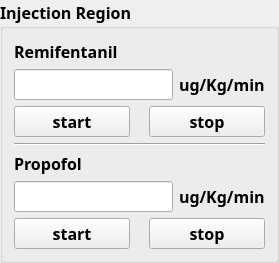
           <widget class="QGroupBox" name="maintain_groupBox">
            <property name="font">
             <font>
              <family>华文新魏</family>
              <pointsize>12</pointsize>
              <weight>75</weight>
              <bold>true</bold>
             </font>
            </property>
            <property name="title">
             <string>Injection Region</string>
            </property>
            <layout class="QGridLayout" name="gridLayout_7">
             <item row="0" column="0">
              <layout class="QVBoxLayout" name="verticalLayout_13">
               <item>
                <layout class="QVBoxLayout" name="verticalLayout_11">
                 <item>
                  <widget class="QLabel" name="label">
                   <property name="text">
                    <string>Remifentanil</string>
                   </property>
                  </widget>
                 </item>
                 <item>
                  <layout class="QHBoxLayout" name="horizontalLayout_18">
                   <item>
                    <widget class="QLineEdit" name="remi_lineEdit">
                     <property name="sizePolicy">
                      <sizepolicy hsizetype="Fixed" vsizetype="Fixed">
                       <horstretch>0</horstretch>
                       <verstretch>0</verstretch>
                      </sizepolicy>
                     </property>
                    </widget>
                   </item>
                   <item>
                    <widget class="QLabel" name="label_2">
                     <property name="font">
                      <font>
                       <pointsize>12</pointsize>
                      </font>
                     </property>
                     <property name="text">
                      <string>ug/Kg/min</string>
                     </property>
                    </widget>
                   </item>
                  </layout>
                 </item>
                 <item>
                  <layout class="QHBoxLayout" name="horizontalLayout_19">
                   <item>
                    <widget class="QPushButton" name="remistart_Button">
                     <property name="font">
                      <font>
                       <pointsize>12</pointsize>
                      </font>
                     </property>
                     <property name="text">
                      <string>start</string>
                     </property>
                    </widget>
                   </item>
                   <item>
                    <spacer name="horizontalSpacer_30">
                     <property name="orientation">
                      <enum>Qt::Horizontal</enum>
                     </property>
                     <property name="sizeType">
                      <enum>QSizePolicy::Fixed</enum>
                     </property>
                     <property name="sizeHint" stdset="0">
                      <size>
                       <width>13</width>
                       <height>20</height>
                      </size>
                     </property>
                    </spacer>
                   </item>
                   <item>
                    <widget class="QPushButton" name="remistop_Button">
                     <property name="font">
                      <font>
                       <pointsize>12</pointsize>
                      </font>
                     </property>
                     <property name="text">
                      <string>stop</string>
                     </property>
                    </widget>
                   </item>
                  </layout>
                 </item>
                </layout>
               </item>
               <item>
                <widget class="Line" name="line_5">
                 <property name="orientation">
                  <enum>Qt::Horizontal</enum>
                 </property>
                </widget>
               </item>
               <item>
                <layout class="QVBoxLayout" name="verticalLayout_12">
                 <item>
                  <widget class="QLabel" name="label_3">
                   <property name="text">
                    <string>Propofol</string>
                   </property>
                  </widget>
                 </item>
                 <item>
                  <layout class="QHBoxLayout" name="horizontalLayout_20">
                   <item>
                    <widget class="QLineEdit" name="pro_lineEdit">
                     <property name="sizePolicy">
                      <sizepolicy hsizetype="Fixed" vsizetype="Fixed">
                       <horstretch>0</horstretch>
                       <verstretch>0</verstretch>
                      </sizepolicy>
                     </property>
                    </widget>
                   </item>
                   <item>
                    <widget class="QLabel" name="label_4">
                     <property name="font">
                      <font>
                       <pointsize>12</pointsize>
                      </font>
                     </property>
                     <property name="text">
                      <string>ug/Kg/min</string>
                     </property>
                    </widget>
                   </item>
                  </layout>
                 </item>
                 <item>
                  <layout class="QHBoxLayout" name="horizontalLayout_21">
                   <item>
                    <widget class="QPushButton" name="prostart_Button">
                     <property name="font">
                      <font>
                       <pointsize>12</pointsize>
                      </font>
                     </property>
                     <property name="text">
                      <string>start</string>
                     </property>
                    </widget>
                   </item>
                   <item>
                    <spacer name="horizontalSpacer_31">
                     <property name="orientation">
                      <enum>Qt::Horizontal</enum>
                     </property>
                     <property name="sizeType">
                      <enum>QSizePolicy::Fixed</enum>
                     </property>
                     <property name="sizeHint" stdset="0">
                      <size>
                       <width>13</width>
                       <height>20</height>
                      </size>
                     </property>
                    </spacer>
                   </item>
                   <item>
                    <widget class="QPushButton" name="prostop_Button">
                     <property name="font">
                      <font>
                       <pointsize>12</pointsize>
                      </font>
                     </property>
                     <property name="text">
                      <string>stop</string>
                     </property>
                    </widget>
                   </item>
                  </layout>
                 </item>
                </layout>
               </item>
              </layout>
             </item>
            </layout>
           </widget>
